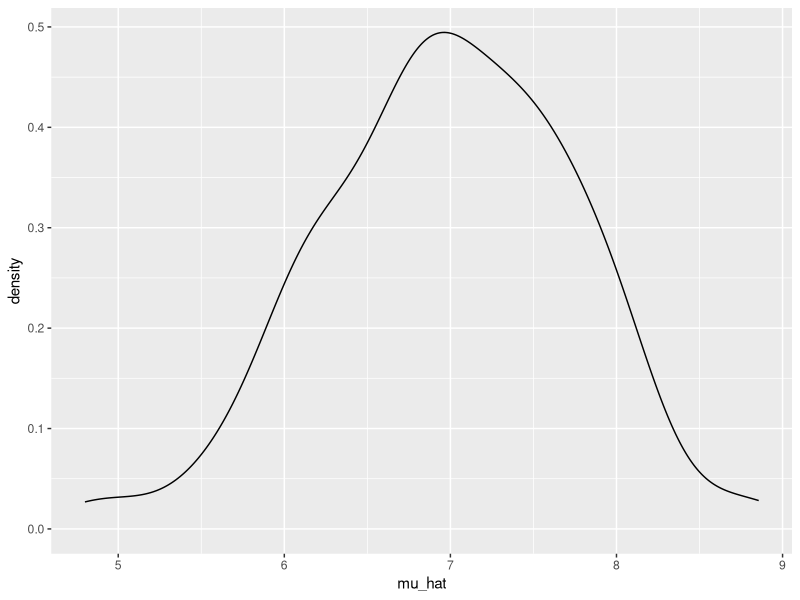
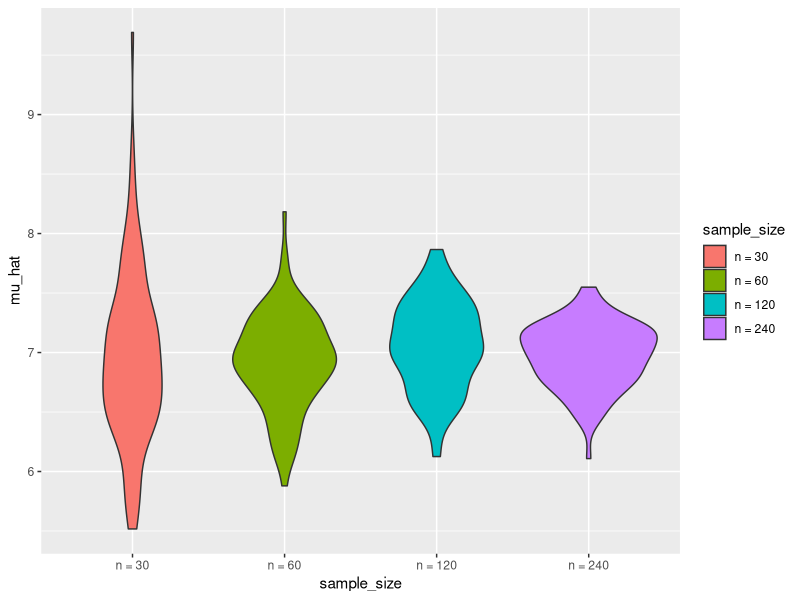
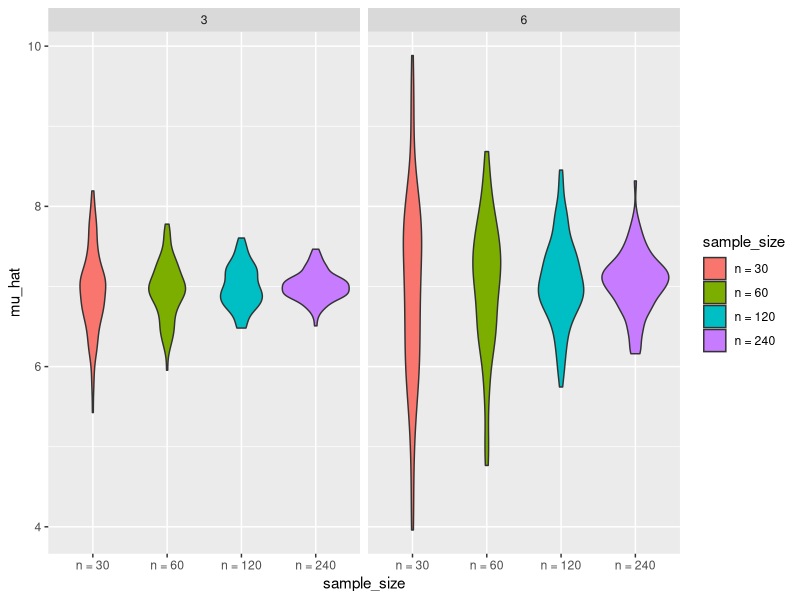

These figures' R source, in order:
## ---- chunk 1
knitr::opts_chunk$set(echo = TRUE)
library(tidyverse)

set.seed(1)
## ---- chunk 2
sim_mean_sd = function(n, mu = 7, sigma = 4) {
  
  sim_data = tibble(
    x = rnorm(n, mean = mu, sd = sigma),
  )
  
  sim_data %>% 
    summarize(
      mu_hat = mean(x),
      sigma_hat = sd(x)
    )
}
## ---- chunk 3
sim_mean_sd(n = 30)
## ---- chunk 4
output = vector("list", length = 100)

for (i in 1:100) {
  
  output[[i]] = sim_mean_sd(n = 30)
}

sim_results = bind_rows(output)
## ---- chunk 5
sim_results_df = 
  expand_grid(
  sample_size = 30,
  iteration = 1:100
) %>% 
  mutate(
    estimate_df = map(sample_size, sim_mean_sd)
  ) %>% 
  unnest(estimate_df)
## ---- chunk 6
sim_results_df %>% 
  ggplot(aes(x = mu_hat)) + geom_density()
## ---- chunk 7
sim_results_df %>% 
  pivot_longer(
    mu_hat:sigma_hat,
    names_to = "parameter", 
    values_to = "estimate") %>% 
  group_by(parameter) %>% 
  summarize(
    emp_mean = mean(estimate),
    emp_sd = sd(estimate)) %>% 
  knitr::kable(digits = 3)
## ---- chunk 8
sim_results_df = 
  expand_grid(
    sample_size = c(30, 60, 120, 240),
    iteration = 1:100
  ) %>% 
  mutate(
    estimate_df = map(sample_size, sim_mean_sd)
  ) %>% 
  unnest(estimate_df)
sim_results_df
## ---- chunk 9
sim_results_df %>% 
  mutate(
    sample_size = str_c("n = ", sample_size),
    sample_size = fct_inorder(sample_size)) %>% 
  ggplot(aes(x = sample_size, y = mu_hat, fill = sample_size)) + 
  geom_violin()
## ---- chunk 10
sim_results_df %>% 
  pivot_longer(
    mu_hat:sigma_hat,
    names_to = "parameter", 
    values_to = "estimate") %>% 
  group_by(parameter, sample_size) %>% 
  summarize(
    emp_mean = mean(estimate),
    emp_var = var(estimate)) %>% 
  knitr::kable(digits = 3)
## ---- chunk 11
sim_results_df = 
  expand_grid(
    sample_size = c(30, 60, 120, 240),
    true_sigma = c(6, 3),
    iteration = 1:100
  ) %>% 
  mutate(
    estimate_df = map2(.x = sample_size, .y = true_sigma, ~sim_mean_sd(n = .x, sigma = .y))
  ) %>% 
  unnest(estimate_df)
sim_results_df
## ---- chunk 12
sim_results_df %>% 
  mutate(
    sample_size = str_c("n = ", sample_size),
    sample_size = fct_inorder(sample_size)) %>% 
  ggplot(aes(x = sample_size, y = mu_hat, fill = sample_size)) + 
  geom_violin() + 
  facet_grid(. ~ true_sigma)
